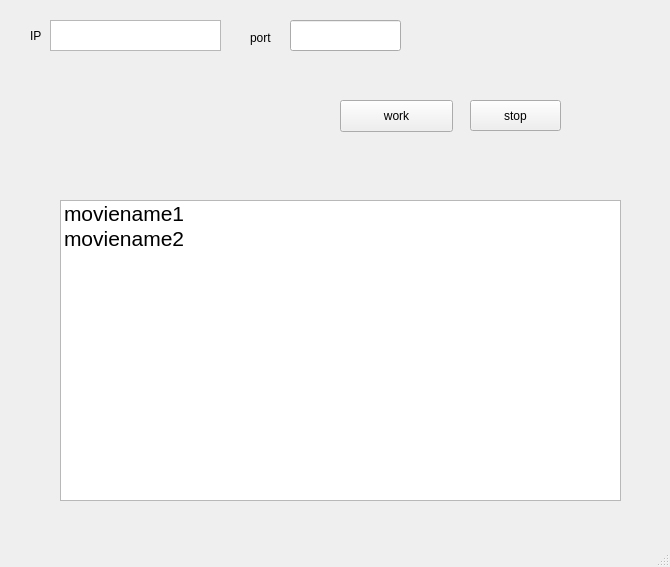
<?xml version="1.0" encoding="UTF-8"?>
<ui version="4.0">
 <class>MainWindow</class>
 <widget class="QMainWindow" name="MainWindow">
  <property name="geometry">
   <rect>
    <x>0</x>
    <y>0</y>
    <width>670</width>
    <height>567</height>
   </rect>
  </property>
  <property name="windowTitle">
   <string>MainWindow</string>
  </property>
  <widget class="QWidget" name="centralwidget">
   <widget class="QPushButton" name="pushButton">
    <property name="geometry">
     <rect>
      <x>340</x>
      <y>100</y>
      <width>113</width>
      <height>32</height>
     </rect>
    </property>
    <property name="text">
     <string>work</string>
    </property>
   </widget>
   <widget class="QLabel" name="label">
    <property name="geometry">
     <rect>
      <x>30</x>
      <y>20</y>
      <width>21</width>
      <height>31</height>
     </rect>
    </property>
    <property name="text">
     <string>IP</string>
    </property>
   </widget>
   <widget class="QLabel" name="label_2">
    <property name="geometry">
     <rect>
      <x>250</x>
      <y>30</y>
      <width>31</width>
      <height>16</height>
     </rect>
    </property>
    <property name="text">
     <string>port</string>
    </property>
   </widget>
   <widget class="QTextBrowser" name="textBrowser">
    <property name="geometry">
     <rect>
      <x>50</x>
      <y>20</y>
      <width>171</width>
      <height>31</height>
     </rect>
    </property>
   </widget>
   <widget class="QLineEdit" name="lineEdit">
    <property name="geometry">
     <rect>
      <x>290</x>
      <y>20</y>
      <width>111</width>
      <height>31</height>
     </rect>
    </property>
   </widget>
   <widget class="QPushButton" name="pushButton_2">
    <property name="geometry">
     <rect>
      <x>470</x>
      <y>100</y>
      <width>91</width>
      <height>31</height>
     </rect>
    </property>
    <property name="text">
     <string>stop</string>
    </property>
   </widget>
   <widget class="QListWidget" name="listWidget">
    <property name="geometry">
     <rect>
      <x>60</x>
      <y>200</y>
      <width>561</width>
      <height>301</height>
     </rect>
    </property>
    <property name="font">
     <font>
      <pointsize>16</pointsize>
     </font>
    </property>
    <item>
     <property name="text">
      <string>moviename1</string>
     </property>
    </item>
    <item>
     <property name="text">
      <string>moviename2</string>
     </property>
    </item>
   </widget>
  </widget>
  <widget class="QMenuBar" name="menubar">
   <property name="geometry">
    <rect>
     <x>0</x>
     <y>0</y>
     <width>670</width>
     <height>23</height>
    </rect>
   </property>
  </widget>
  <widget class="QStatusBar" name="statusbar"/>
 </widget>
 <resources/>
 <connections>
  <connection>
   <sender>pushButton</sender>
   <signal>clicked()</signal>
   <receiver>MainWindow</receiver>
   <slot>sendOnClick()</slot>
   <hints>
    <hint type="sourcelabel">
     <x>200</x>
     <y>204</y>
    </hint>
    <hint type="destinationlabel">
     <x>241</x>
     <y>268</y>
    </hint>
   </hints>
  </connection>
  <connection>
   <sender>lineEdit</sender>
   <signal>textEdited(QString)</signal>
   <receiver>MainWindow</receiver>
   <slot>portchange()</slot>
   <hints>
    <hint type="sourcelabel">
     <x>344</x>
     <y>67</y>
    </hint>
    <hint type="destinationlabel">
     <x>341</x>
     <y>111</y>
    </hint>
   </hints>
  </connection>
  <connection>
   <sender>pushButton_2</sender>
   <signal>clicked()</signal>
   <receiver>MainWindow</receiver>
   <slot>stopOnClick()</slot>
   <hints>
    <hint type="sourcelabel">
     <x>355</x>
     <y>200</y>
    </hint>
    <hint type="destinationlabel">
     <x>359</x>
     <y>237</y>
    </hint>
   </hints>
  </connection>
 </connections>
 <slots>
  <slot>sendOnClick()</slot>
  <slot>portchange()</slot>
  <slot>stopOnClick()</slot>
 </slots>
</ui>
